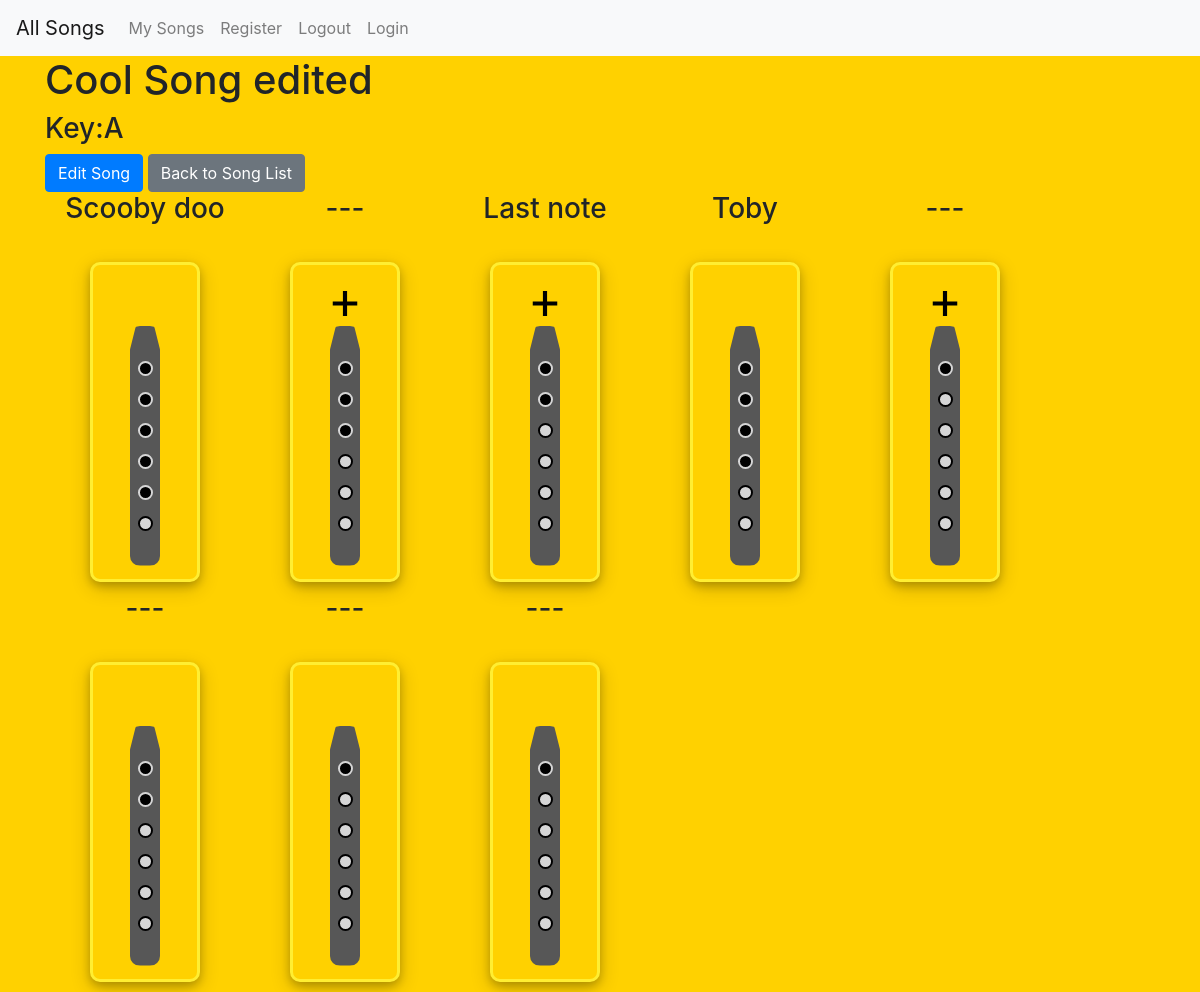
The page /song_detail/5/ (signed in) on the database its author committed.
### tabs/models.py (models this page shows, shortened)
class Song(models.Model):
    user = models.ForeignKey(User, on_delete = models.SET_NULL, null=True)
    name = models.CharField(max_length = 20)
    key = models.CharField(max_length = 2)

class Notes(models.Model):
    upper_octave = models.BooleanField(default = False)
    comment = models.CharField(max_length = 50)
    hole_1 = models.BooleanField(default = False)
    hole_2 = models.BooleanField(default = False)
    hole_3 = models.BooleanField(default = False)
    hole_4 = models.BooleanField(default = False)
    hole_5 = models.BooleanField(default = False)
    hole_6 = models.BooleanField(default = False)
    song = models.ForeignKey(Song, on_delete = models.SET_NULL, null=True)

### tabs/views.py (the view)
# urls.py: path('song_detail/<int:pk>/', views.song_detail, name="detail"),
def song_detail(request, pk):
    current_user = request.user
    song = Song.objects.get(id=pk)
    notes = song.notes_set.all()
    context = {'notes': notes, 'song': song, 'current_user': current_user}
    return render(request, 'tabs/song_detail.html', context)

### tabs/templates/tabs/song_detail.html (shortened to what this page needs)
{% extends "tabs/base.html" %}
{% block body_block %}
    <h1>{{ song.name }}</h1>
    <h3>Key:{{ song.key }}</h3>
    {% if current_user == song.user %}
    <a class = 'btn btn-primary' href="{% url 'edit' pk=song.pk %}">Edit Song</a>
    {% endif %}
    <a class = 'btn btn-secondary' href="/">Back to Song List</a>
<div class="container">
    <div class="row align-items-start">
    {% for note in notes %}
            <div class ="comment_container">
                <div class = "comment">
                    <h3>{{ note.comment }}</h3>
                </div>
                <div class = "whistle_container">
                    {% if note.upper_octave == True %}
                        <div class="octave_container">
                    <svg class = "octave on" xmlns="http://www.w3.org/2000/svg" width="25" height="25" viewBox="0 0 24 24"><path d="M24 10h-10v-10h-4v10h-10v4h10v10h4v-10h10z"/></svg>
                   </div>
                    {% else %}
                        <div class="octave_container">
                    <svg class = "octave" xmlns="http://www.w3.org/2000/svg" width="25" height="25" viewBox="0 0 24 24"><path d="M24 10h-10v-10h-4v10h-10v4h10v10h4v-10h10z"/></svg>
                   </div>
                    {% endif %}
                  <div class = "whistle_body">
                    <div class = "hole_container">
                        {% if note.hole_1 == True %}
                            <div class = "hole on"></div>
                        {% else %}
                            <div class = "hole"></div>
                        {% endif %}
                        {% if note.hole_2 == True %}
                            <div class = "hole on"></div>
                        {% else %}
                            <div class = "hole"></div>
                        {% endif %}
                        {% if note.hole_3 == True %}
                            <div class = "hole on"></div>
                        {% else %}
                            <div class = "hole"></div>
                        {% endif %}
                        {% if note.hole_4 == True %}
                            <div class = "hole on"></div>
                        {% else %}
                            <div class = "hole"></div>
                        {% endif %}
                        {% if note.hole_5 == True %}
                            <div class = "hole on"></div>
                        {% else %}
                            <div class = "hole"></div>
                        {% endif %}
                        {% if note.hole_6 == True %}
                            <div class = "hole on"></div>
                        {% else %}
                            <div class = "hole"></div>
                        {% endif %}
                    </div>
                  </div>
                </div>
            </div>
    {% endfor %}
    </div>
</div>
{% endblock %}

### tabs/templates/tabs/song_detail.html (style rules this page uses)
* { box-sizing: border-box; margin: 0; }
body { background-color: #ffd100; }
.comment { height: 70px; text-align: center; vertical-align: middle; margin: auto; width:200px; }
.comment_container { height: 400px; width: 200px; display: inline-block; }
.whistle_container { border: 3px solid #ffee32; display: inline-block; position: relative; height: 320px; width: 110px; background-color: #ffd100; border-radius: 10px; margin-top: 0px; margin-left: 50%; box-shadow: 0 4px 8px 0 rgba(0, 0, 0, 0.2), 0 6px 20px 0 rgba(0, 0, 0, 0.19); transform: translate(-50%,0); }
.whistle_body { position: absolute; background-color: #575757; height: 240px; width: 30px; border-radius: 10px; clip-path: polygon(20% 0, 80% 0, 100% 10%, 100% 100%, 0 100%, 0 10%); top: 50%; left: 50%; transform: translate(-50%,-40%); }
.hole { border: 2px solid black; border-radius: 10px; background-color: #d6d6d6; height: 15px; width: 15px; left: 50%; margin: 8px; }
.hole.on { background-color: black; border: 2px solid #d6d6d6; }
.hole_container { position: relative; display: flex; flex-direction: column; justify-content: center; width: 100%; height: 100%; }
.octave_container { position: absolute; width: 25px; height: 25px; left: 50%; top: 25px; transform: translate(-50%, 0); }
.octave { fill: transparent; }
.octave.on { fill: black; }

### rows shown on the page
Song: name "Cool Song edited", key "A"
Notes: comment "Scooby doo", hole_1 True (drawn), hole_2 True (drawn), hole_3 True (drawn), hole_4 True (drawn), hole_5 True (drawn), hole_6 False (drawn)
Notes: comment "---", hole_1 True (drawn), hole_2 True (drawn), hole_3 True (drawn), hole_4 False (drawn), hole_5 False (drawn), hole_6 False (drawn)
Notes: comment "Last note", hole_1 True (drawn), hole_2 True (drawn), hole_3 False (drawn), hole_4 False (drawn), hole_5 False (drawn), hole_6 False (drawn)
Notes: comment "Toby", hole_1 True (drawn), hole_2 True (drawn), hole_3 True (drawn), hole_4 True (drawn), hole_5 False (drawn), hole_6 False (drawn)
Notes: comment "---", hole_1 True (drawn), hole_2 False (drawn), hole_3 False (drawn), hole_4 False (drawn), hole_5 False (drawn), hole_6 False (drawn)
Notes: comment "---", hole_1 True (drawn), hole_2 True (drawn), hole_3 False (drawn), hole_4 False (drawn), hole_5 False (drawn), hole_6 False (drawn)
Notes: comment "---", hole_1 True (drawn), hole_2 False (drawn), hole_3 False (drawn), hole_4 False (drawn), hole_5 False (drawn), hole_6 False (drawn)
Notes: comment "---", hole_1 True (drawn), hole_2 False (drawn), hole_3 False (drawn), hole_4 False (drawn), hole_5 False (drawn), hole_6 False (drawn)
